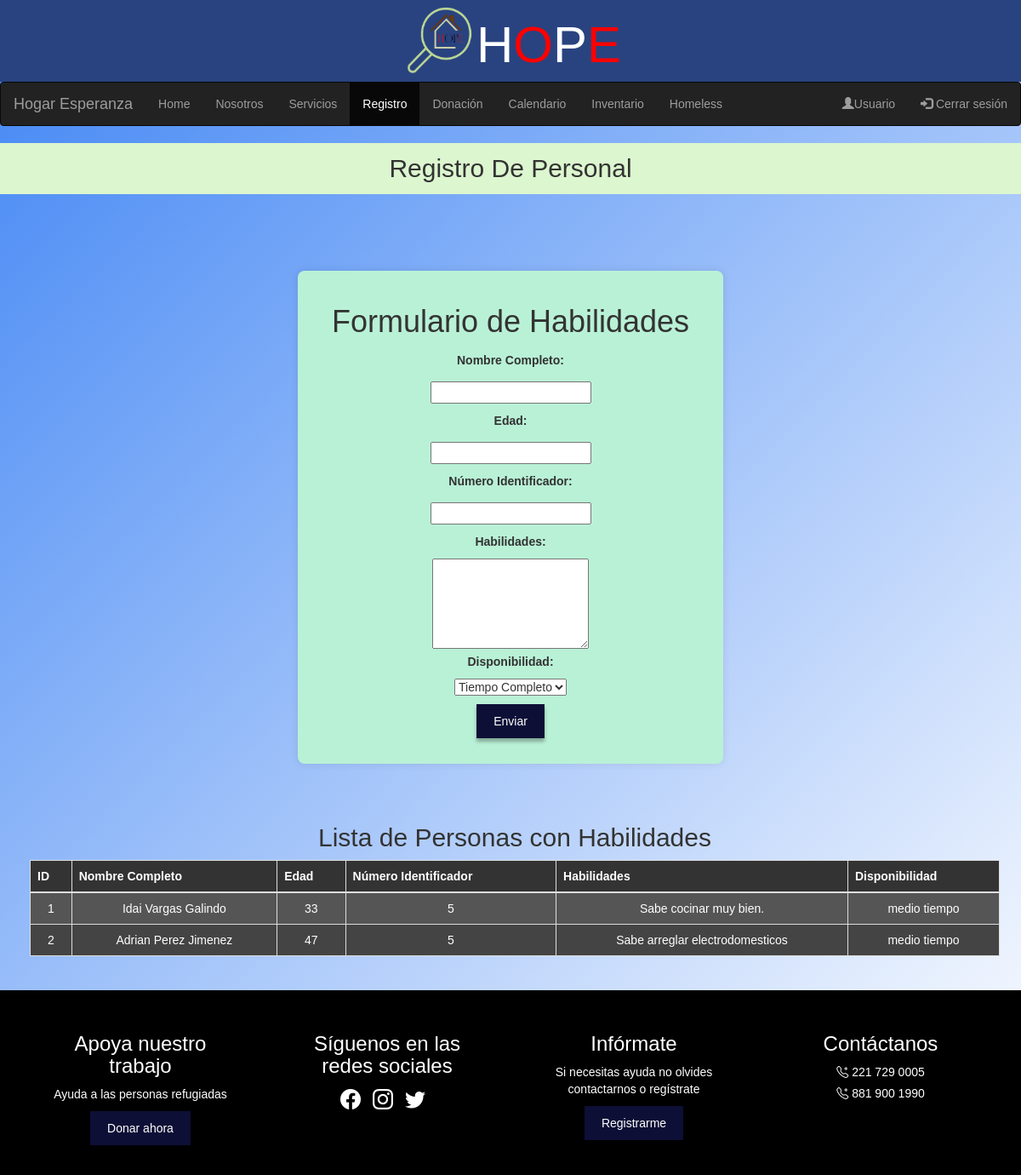
Screenshot of /BackEnd/PHP/HOPE/vistas/registro.php with the database file from the repository.
### tables this page shows
CREATE TABLE `habilidades` (
  `id` int(11) NOT NULL,
  `nombre_completo` varchar(50) NOT NULL,
  `edad` int(11) NOT NULL,
  `num_identificador` int(11) NOT NULL,
  `habilidades` varchar(250) NOT NULL,
  `disponibilidad` enum('tiempo completo','medio tiempo','por horas') NOT NULL
);

### BackEnd/PHP/HOPE/vistas/registro.php (the view, shortened to what this page needs)
<!DOCTYPE html>
<html lang="en">
<head>
    <link rel="stylesheet" href="https://maxcdn.bootstrapcdn.com/bootstrap/3.4.1/css/bootstrap.min.css">
    <link rel="stylesheet" href="/HOPE/CSS/styles.css">
    <link rel="stylesheet" href="https://cdnjs.cloudflare.com/ajax/libs/font-awesome/5.15.4/css/all.min.css">
    <link href="https://cdn.jsdelivr.net/npm/bootstrap-icons@1.10.0/font/bootstrap-icons.css" rel="stylesheet">
</head>
<body>
    <header>
        <img src="/HOPE/Assets/logo-removebg-preview.png" alt="" width="90px" height="85px">
        <h1 id="HP">H</h1>
        <h1 id="OE">O</h1>
        <h1 id="HP">P</h1>
        <h1 id="OE">E</h1>
    </header>
    <nav class="navbar navbar-inverse">
        <div class="container-fluid">
            <div class="navbar-header">
                <a class="navbar-brand" href="#">Hogar Esperanza</a>
            </div>
            <ul class="nav navbar-nav">
                <li><a href="/HOPE/vistas/user_admin.php">Home</a></li>
                <li><a href="/HOPE/vistas/nosotros_a.php">Nosotros</a></li>
                <li><a href="/HOPE/vistas/servicios_a.php">Servicios</a></li>
                <li class="active"><a href="#">Registro</a></li>
                <li><a href="/HOPE/vistas/donacion_a.php">Donación</a></li>
                <li><a href="/HOPE/vistas/calendario_a.php">Calendario</a></li>
                <li><a href="/HOPE/vistas/inventario_a.php">Inventario</a></li>
                <li><a href="/HOPE/vistas/homeless.php">Homeless</a></li>
            </ul>
            <ul class="nav navbar-nav navbar-right">
                <li><a href="#"><span class="glyphicon glyphicon-user"></span>Usuario</a></li>
                <li><a href="/HOPE/includes/logout.php"><span class="glyphicon glyphicon-log-in"></span> Cerrar sesión</a></li>
            </ul>
        </div>
    </nav>
    <div class="tit">
        <h2 id="Sobre">Registro De Personal</h2>
    </div>
    <br><br>
    <?php
    $servername = "localhost";
    $username = "root";
    $password = "";
    $dbname = "albergue";
    $conn = new mysqli($servername, $username, $password, $dbname);
    $sql = "SELECT * FROM habilidades";
    $result = $conn->query($sql);
    ?>
    <div class="form-container">
        <h1>Formulario de Habilidades</h1>
        <form method="POST">
            <label for="nombre">Nombre Completo:</label>
            <input type="text" id="nombre" name="nombre" required>
            <label for="edad">Edad:</label>
            <input type="number" id="edad" name="edad" required>
            <label for="num_identificador">Número Identificador:</label>
            <input type="number" id="num_identificador" name="num_identificador">
            <label for="habilidades">Habilidades:</label>
            <textarea id="habilidades" name="habilidades" rows="5" required></textarea>
            <label for="disponibilidad">Disponibilidad:</label>
            <select id="disponibilidad" name="disponibilidad" required>
                <option value="tiempo completo">Tiempo Completo</option>
            </select>
            <button type="submit">Enviar</button>
        </form>
    </div>
    <div class="container">
        <h2>Lista de Personas con Habilidades</h2>
        <table class="table table-bordered table-custom">
            <thead>
                <tr>
                    <th>ID</th>
                    <th>Nombre Completo</th>
                    <th>Edad</th>
                    <th>Número Identificador</th>
                    <th>Habilidades</th>
                    <th>Disponibilidad</th>
                </tr>
            </thead>
            <tbody>
                <?php while ($row = $result->fetch_assoc()): ?>
                    <tr>
                        <td><?php echo htmlspecialchars($row['id']); ?></td>
                        <td><?php echo htmlspecialchars($row['nombre_completo']); ?></td>
                        <td><?php echo htmlspecialchars($row['edad']); ?></td>
                        <td><?php echo htmlspecialchars($row['num_identificador']); ?></td>
                        <td><?php echo htmlspecialchars($row['habilidades']); ?></td>
                        <td><?php echo htmlspecialchars($row['disponibilidad']); ?></td>
                    </tr>
                <?php endwhile; ?>
            </tbody>
        </table>
    </div>
    <footer class="footer">
        <div class="footer-section">
            <h3>Apoya nuestro trabajo</h3>
            <p>Ayuda a las personas refugiadas</p>
            <button>Donar ahora</button>
        </div>
        <div class="footer-section">
            <h3>Síguenos en las redes sociales</h3>
            <div class="social-icons">
                <i class="bi bi-facebook"></i>
                <i class="bi bi-instagram"></i>
                <i class="bi bi-twitter"></i>
            </div>
        </div>
        <div class="footer-section">
            <h3>Infórmate</h3>
            <p>Si necesitas ayuda no olvides contactarnos o regístrate</p>
            <button>Registrarme</button>
        </div>
        <div class="footer-section">
            <h3>Contáctanos</h3>
            <p><i class="bi bi-telephone-plus"></i> 221 729 0005</p>
            <p><i class="bi bi-telephone-plus"></i> 881 900 1990</p>
        </div>
    </footer>
</body>
</html>

### BackEnd/PHP/HOPE/CSS/styles.css (style rules this page uses)
* { margin: 0; }
body { font-family: Arial, sans-serif; text-align: center; background: linear-gradient(-45deg, #0d69a6, #6dd5fa, #ffffff, #4286f4 ); background-size: 300% 300%; animation: gradient 10s ease infinite; width: 100%; height: 100%; }
button { padding: 10px 20px; margin: 10px; border: none; background-color: #0D0F36; color: #fff; cursor: pointer; box-shadow: 0 4px 4px 0 rgba(0, 0, 0, 0.3); }
form { display: flex; flex-direction: column; align-items: center; }
label, input { margin: 5px; }
header { background-color: #294380; display: flex; justify-content: center; align-items: center; font-size: 50px; width: 100%; height: 100%; }
#HP { color: #fff; font-size: 60px; }
#OE { color: red; font-size: 60px; }
.container { margin: 20px; }
footer { background-color: #0D0F36; max-width: 100%; }
footer.footer { display: flex; justify-content: space-around; background-color: black; color: white; padding: 20px; flex-wrap: wrap; width: 100%; }
.footer-section { width: 20%; min-width: 200px; margin: 10px 0; }
.footer-section h3 { margin-bottom: 10px; }
.footer-section p, .footer-section button { margin: 5px 0; }
.social-icons i { margin-right: 10px; font-size: 24px; }
.tit { text-align: center ; background-color: #dcf6cf; height: 60px; padding: 13px; }
#Sobre { margin-top: 0px; height: 60px; }
label { display: block; margin-bottom: 10px; font-weight: bold; }
.form-container { background-color: #b9f1d6; max-width: 500px; margin: 50px auto; padding: 20px; box-shadow: 0 0 10px rgba(0, 0, 0, 0.1); border-radius: 8px; }

### BackEnd/PHP/HOPE/vistas/registro.php (style rules this page uses)
.table-custom { background-color: black; color: white; }
.table-custom th, .table-custom td { border-color: white; }
.table-custom th { background-color: #333; }
.table-custom tbody tr:nth-child(even) { background-color: #444; }
.table-custom tbody tr:nth-child(odd) { background-color: #555; }

### rows the page displays
habilidades: id "1", nombre_completo "Idai Vargas Galindo", edad "33", num_identificador "5", habilidades "Sabe cocinar muy bien.", disponibilidad "medio tiempo"
habilidades: id "2", nombre_completo "Adrian Perez Jimenez", edad "47", num_identificador "5", habilidades "Sabe arreglar electrodomesticos", disponibilidad "medio tiempo"
